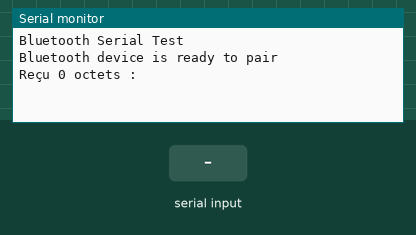
This program was run on a simulated ESP32. On the bench: the last lines printed to the serial monitor. Inputs (shaded band) come from the test bench. Nothing arrives over Bluetooth unless stated.

Above: at 1.2 s.
1.3 s: "1" received over the second serial link
At 3.1 s:
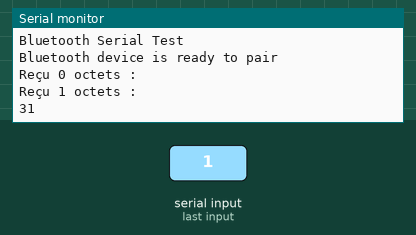
3.8 s: "0" received over the second serial link
At 5.2 s:
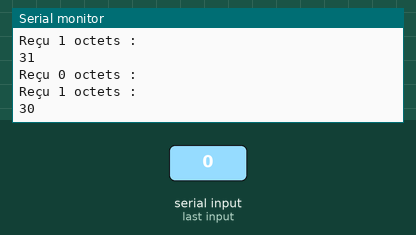
5.3 s: "2" received over the second serial link
At 6.8 s:
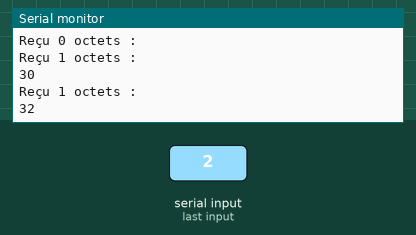

Measured:
- after the input at 1.3 s, the serial monitor: prints a new line after 1.0 s (image 1)
- after the input at 3.8 s, the serial monitor: prints a new line after 1.0 s (image 2)
- after the input at 5.3 s, the serial monitor: prints a new line after 1.0 s (image 3)

The program:

main.cpp
```cpp
#include <Arduino.h>
#include <BluetoothSerial.h>

BluetoothSerial SerialBT;
uint8_t data[4];
char buffer[1023];

uint8_t peur;
uint8_t malade;
uint8_t hummer;
uint8_t fatigue;
uint16_t vie;
uint8_t AdresseEmotion = 0x7;
uint8_t AdresseJeux = 0x3;

void sendEmotion()
{
    data[0] = ((AdresseEmotion << 4) | peur) & 0xff;
    data[1] = ((hummer << 4) | fatigue) & 0xff;
    data[2] = ((malade << 4) | ((vie >> 8) & 0xf)) & 0xff;
    data[3] = vie & 0xff;
}

void setup()
{
    Serial.begin(115200);
    Serial.println("Bluetooth Serial Test");
    SerialBT.begin("RBTest"); // Nom de l'appareil Bluetooth
    Serial.println("Bluetooth device is ready to pair");
}

void loop()
{
    if (SerialBT.hasClient())
    {
        size_t bytesRead = SerialBT.readBytes((uint8_t *)buffer, 1023);
        Serial.print("Reçu ");
        Serial.print(bytesRead);
        Serial.println(" octets :");
        for (size_t i = 0; i < bytesRead; i++)
        {
            Serial.print(buffer[i], HEX);
            Serial.print(" ");
        }
        Serial.println();
    }
}

/*
void loop()
{
    if (SerialBT.hasClient())
    {
        Serial.println("Client connected");
        SerialBT.write(data, sizeof(data));
        size_t bytesRead = SerialBT.readBytes((uint8_t*)buffer, 1023);
        Serial.print("Reçu ");
        Serial.print(bytesRead);
        Serial.println(" octets :");
        for (size_t i = 0; i < bytesRead; i++)
        {
            Serial.print(buffer[i], HEX);
            Serial.print(" ");
        }
        Serial.println();

        delay(1000);
    }
    else
    {
        Serial.println("No client connected");
        delay(1000);
    }
}*/
```
